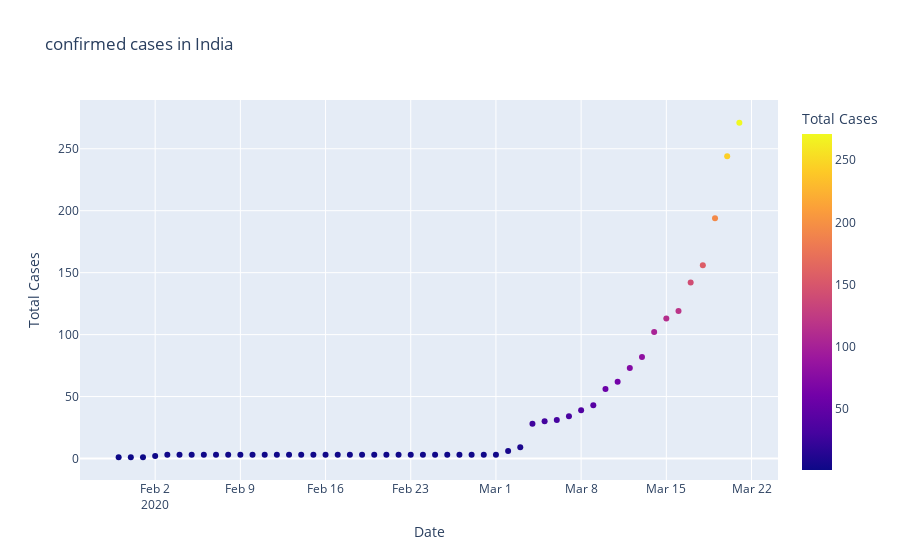

The cell this chart's notebook holds for it:
### Code cell
# scatter plot
fig=px.scatter(dbd_India,x="Date",y="Total Cases",color="Total Cases",title='confirmed cases in India')
fig.show()

### Figure 1 — Plotly figure (JSON) as saved in the notebook; plotly's stock layout.template omitted (floating-point values rounded to 4 significant figures)
{"data": [{"hovertemplate": "Date=%{x}<br>Total Cases=%{marker.color}<extra></extra>", "legendgroup": "", "marker": {"color": [1, 1, 1, 2, 3, 3, 3, 3, 3, 3, 3, 3, 3, 3, 3, 3, 3, 3, 3, 3, 3, 3, 3, 3, 3, 3, 3, 3, 3, 3, 3, 3, 6, 9, 28, 30, 31, 34, 39, 43, 56, 62, 73, 82, 102, 113, 119, 142, 156, 194, 244, 271], "coloraxis": "coloraxis", "symbol": "circle"}, "mode": "markers", "name": "", "showlegend": false, "type": "scatter", "x": ["2020-01-30T00:00:00", "2020-01-31T00:00:00", "2020-02-01T00:00:00", "2020-02-02T00:00:00", "2020-02-03T00:00:00", "2020-02-04T00:00:00", "2020-02-05T00:00:00", "2020-02-06T00:00:00", "2020-02-07T00:00:00", "2020-02-08T00:00:00", "2020-02-09T00:00:00", "2020-02-10T00:00:00", "2020-02-11T00:00:00", "2020-02-12T00:00:00", "2020-02-13T00:00:00", "2020-02-14T00:00:00", "2020-02-15T00:00:00", "2020-02-16T00:00:00", "2020-02-17T00:00:00", "2020-02-18T00:00:00", "2020-02-19T00:00:00", "2020-02-20T00:00:00", "2020-02-21T00:00:00", "2020-02-22T00:00:00", "2020-02-23T00:00:00", "2020-02-24T00:00:00", "2020-02-25T00:00:00", "2020-02-26T00:00:00", "2020-02-27T00:00:00", "2020-02-28T00:00:00", "2020-02-29T00:00:00", "2020-03-01T00:00:00", "2020-03-02T00:00:00", "2020-03-03T00:00:00", "2020-03-04T00:00:00", "2020-03-05T00:00:00", "2020-03-06T00:00:00", "2020-03-07T00:00:00", "2020-03-08T00:00:00", "2020-03-09T00:00:00", "2020-03-10T00:00:00", "2020-03-11T00:00:00", "2020-03-12T00:00:00", "2020-03-13T00:00:00", "2020-03-14T00:00:00", "2020-03-15T00:00:00", "2020-03-16T00:00:00", "2020-03-17T00:00:00", "2020-03-18T00:00:00", "2020-03-19T00:00:00", "2020-03-20T00:00:00", "2020-03-21T00:00:00"], "xaxis": "x", "y": [1, 1, 1, 2, 3, 3, 3, 3, 3, 3, 3, 3, 3, 3, 3, 3, 3, 3, 3, 3, 3, 3, 3, 3, 3, 3, 3, 3, 3, 3, 3, 3, 6, 9, 28, 30, 31, 34, 39, 43, 56, 62, 73, 82, 102, 113, 119, 142, 156, 194, 244, 271], "yaxis": "y"}], "layout": {"coloraxis": {"colorbar": {"title": {"text": "Total Cases"}}, "colorscale": [[0, "#0d0887"], [0.1111, "#46039f"], [0.2222, "#7201a8"], [0.3333, "#9c179e"], [0.4444, "#bd3786"], [0.5556, "#d8576b"], [0.6667, "#ed7953"], [0.7778, "#fb9f3a"], [0.8889, "#fdca26"], [1, "#f0f921"]]}, "legend": {"tracegroupgap": 0}, "title": {"text": "confirmed cases in India"}, "xaxis": {"anchor": "y", "domain": [0, 1], "title": {"text": "Date"}}, "yaxis": {"anchor": "x", "domain": [0, 1], "title": {"text": "Total Cases"}}}}
